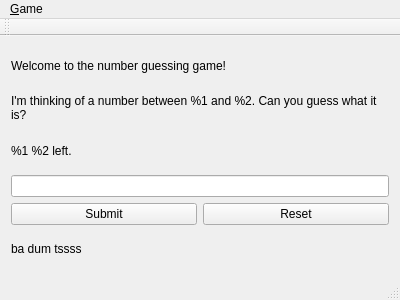
<?xml version="1.0" encoding="UTF-8"?>
<ui version="4.0">
 <class>MainWindow</class>
 <widget class="QMainWindow" name="MainWindow">
  <property name="geometry">
   <rect>
    <x>0</x>
    <y>0</y>
    <width>400</width>
    <height>300</height>
   </rect>
  </property>
  <property name="windowTitle">
   <string>MainWindow</string>
  </property>
  <widget class="QWidget" name="centralWidget">
   <layout class="QVBoxLayout" name="verticalLayout">
    <item>
     <widget class="QLabel" name="lblAbout">
      <property name="text">
       <string>Welcome to the number guessing game!</string>
      </property>
      <property name="textFormat">
       <enum>Qt::PlainText</enum>
      </property>
      <property name="wordWrap">
       <bool>true</bool>
      </property>
     </widget>
    </item>
    <item>
     <widget class="QLabel" name="lblGameInfo">
      <property name="text">
       <string>I'm thinking of a number between %1 and %2. Can you guess what it is?</string>
      </property>
      <property name="textFormat">
       <enum>Qt::PlainText</enum>
      </property>
      <property name="wordWrap">
       <bool>true</bool>
      </property>
     </widget>
    </item>
    <item>
     <widget class="QLabel" name="lblGameStatus">
      <property name="text">
       <string>%1 %2 left.</string>
      </property>
      <property name="textFormat">
       <enum>Qt::PlainText</enum>
      </property>
     </widget>
    </item>
    <item>
     <widget class="QLineEdit" name="txtUserInput"/>
    </item>
    <item>
     <layout class="QHBoxLayout" name="horizontalLayout">
      <item>
       <widget class="QPushButton" name="btnSubmit">
        <property name="text">
         <string>Submit</string>
        </property>
       </widget>
      </item>
      <item>
       <widget class="QPushButton" name="btnReset">
        <property name="text">
         <string>Reset</string>
        </property>
       </widget>
      </item>
     </layout>
    </item>
    <item>
     <widget class="QLabel" name="lblAnsStatus">
      <property name="text">
       <string>ba dum tssss</string>
      </property>
      <property name="textFormat">
       <enum>Qt::PlainText</enum>
      </property>
     </widget>
    </item>
   </layout>
  </widget>
  <widget class="QMenuBar" name="menuBar">
   <property name="geometry">
    <rect>
     <x>0</x>
     <y>0</y>
     <width>400</width>
     <height>31</height>
    </rect>
   </property>
   <widget class="QMenu" name="menuGame">
    <property name="title">
     <string>&amp;Game</string>
    </property>
    <addaction name="actionRestart"/>
    <addaction name="actionQ_uit"/>
   </widget>
   <addaction name="menuGame"/>
  </widget>
  <widget class="QToolBar" name="mainToolBar">
   <attribute name="toolBarArea">
    <enum>TopToolBarArea</enum>
   </attribute>
   <attribute name="toolBarBreak">
    <bool>false</bool>
   </attribute>
  </widget>
  <widget class="QStatusBar" name="statusBar"/>
  <action name="actionRestart">
   <property name="text">
    <string>R&amp;estart</string>
   </property>
  </action>
  <action name="actionQ_uit">
   <property name="text">
    <string>Q&amp;uit</string>
   </property>
  </action>
 </widget>
 <layoutdefault spacing="6" margin="11"/>
 <resources/>
 <connections/>
</ui>
